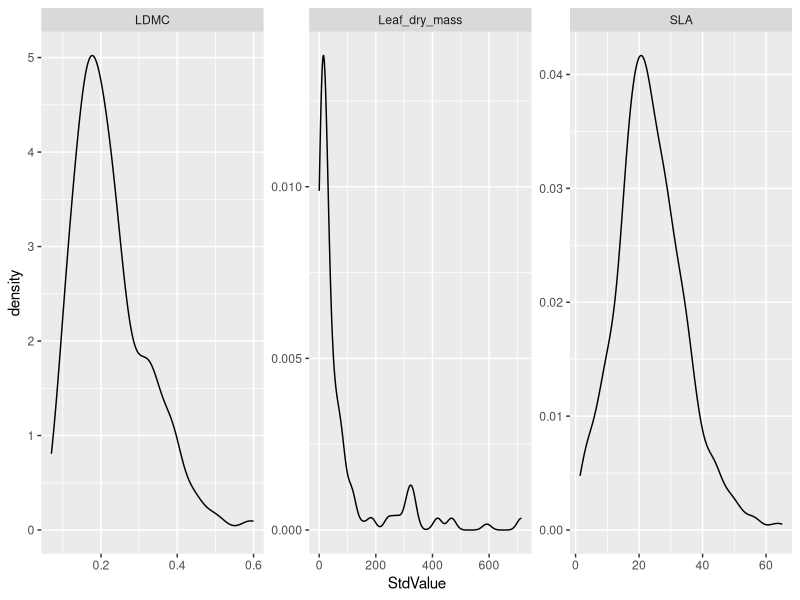
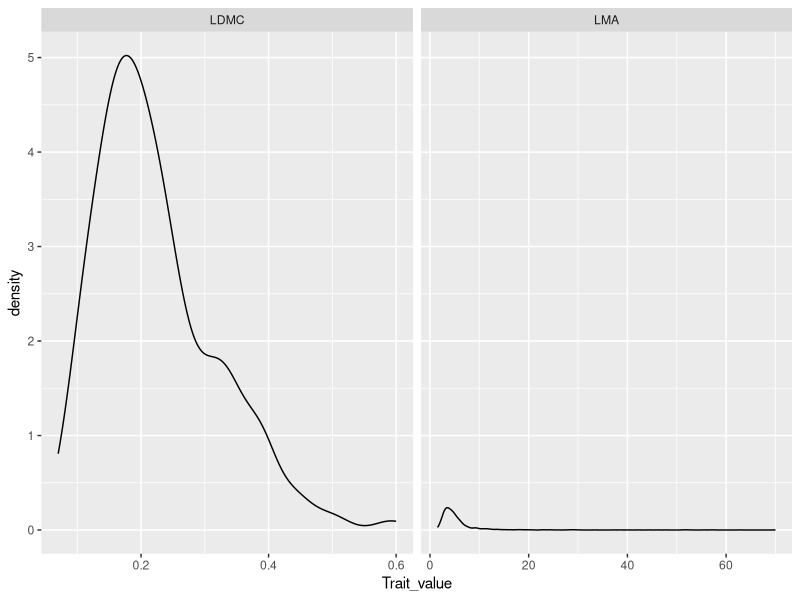
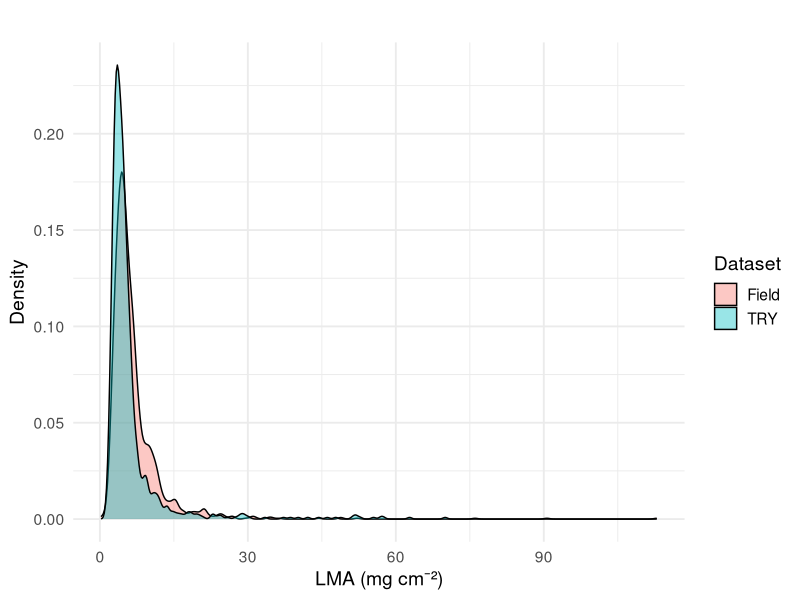
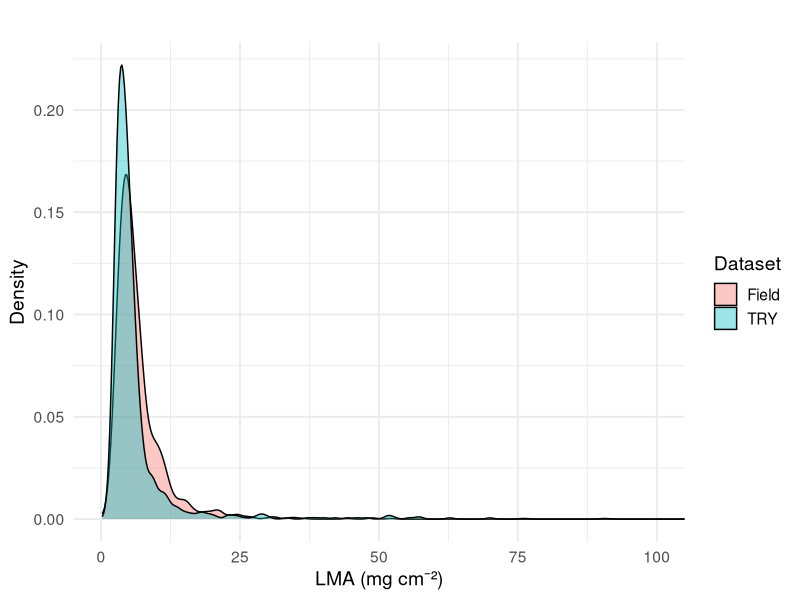
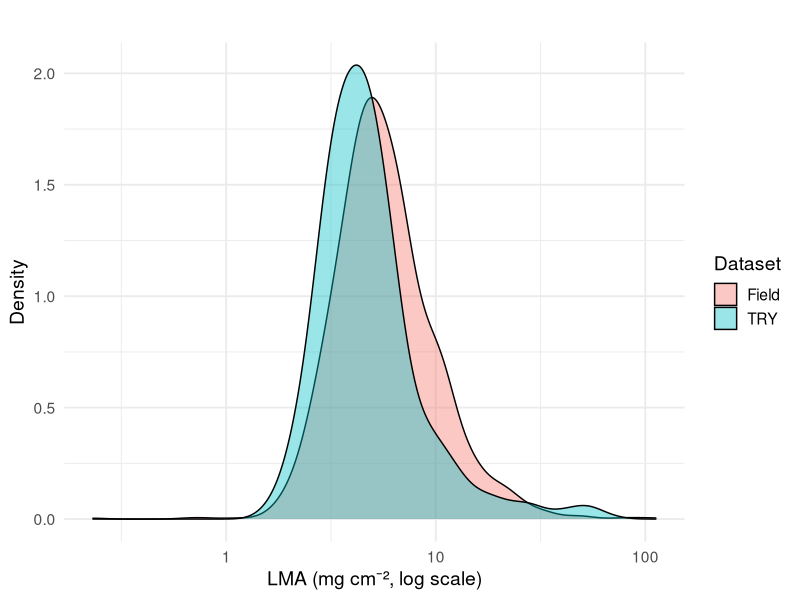
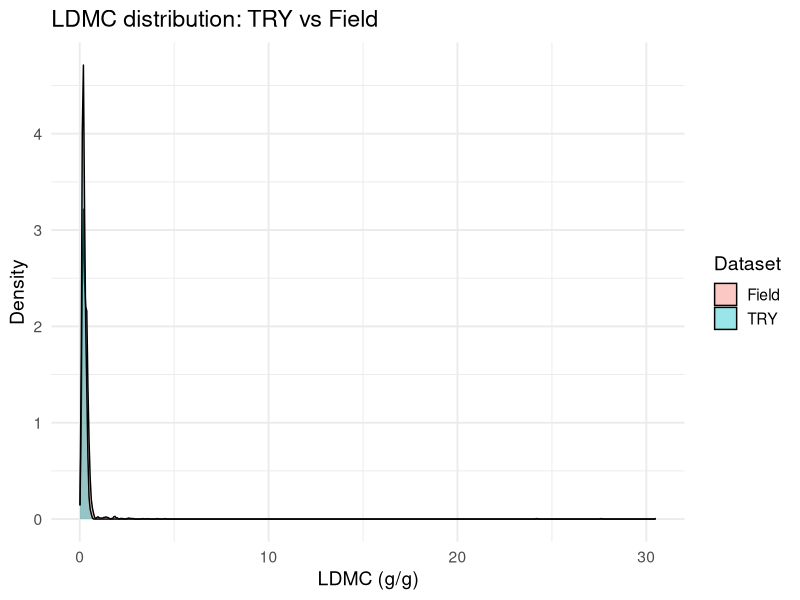
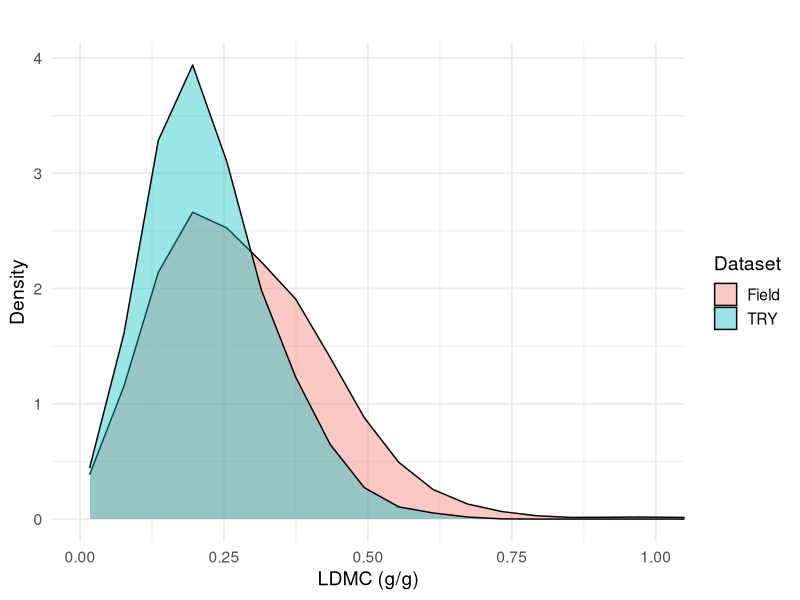
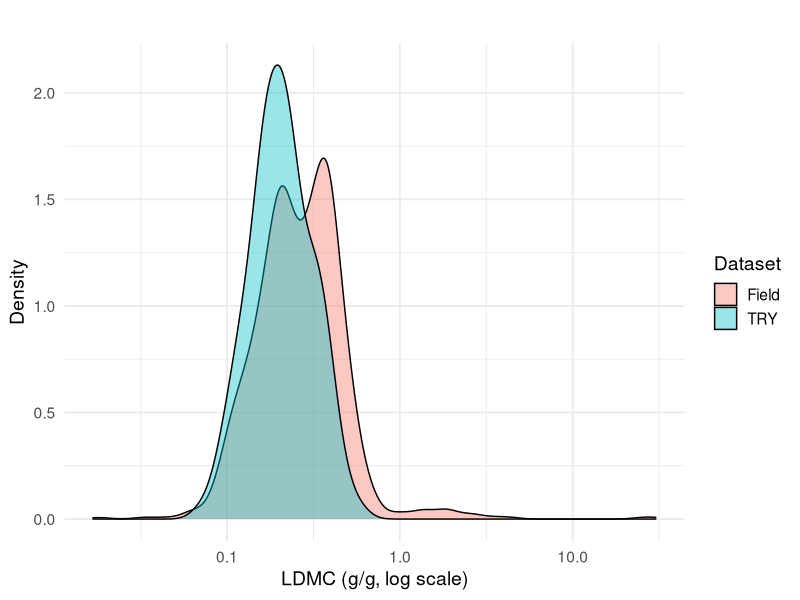

Recreate these plots in R, in order.
# R Thornley
# 16/09/2025
# Look at the distribution of data points from TRY and our data for the key dry leaf traits
rm(list=ls())

library(tidyverse) 

################################################################################
# LOAD THE FIELD DATA
################################################################################

field <- read_csv("results/Field_dry_trait_data_with_flags.csv")

################################################################################
# LOAD TRY DATA AND TIDY 
################################################################################

# load in the TRY trait data
TRY_traits <- read_csv("data/TRY_data/selected_European_data_TRY_our_species.csv")
names(TRY_traits)
# check units
# variable = UnitName
TRY_traits %>% group_by(TraitName) %>% reframe(UnitName) %>% unique()
# LDMC - g/g (in out data we have it as mg/mg but as its a ratio it doens't actually matter)

# make data frame smaller
TRY_traits <- TRY_traits %>% select(AccSpeciesName, New_trait_name, StdValue, UnitName)
# count the number of entries per trait
TRY_traits %>% group_by(New_trait_name) %>% tally()
ggplot(TRY_traits, aes(StdValue)) + geom_density() + facet_wrap(~ New_trait_name, scales = "free")

# filter out for SLA and LDMC
TRY_traits <- TRY_traits %>% filter(New_trait_name %in% c("LDMC", "SLA")) %>% 
  rename(Trait_name = New_trait_name, Trait_value = StdValue)

# Create LMA from SLA: LMA = 1/SLA
TRY_traits
TRY_traits <-
  TRY_traits %>% 
  mutate(Trait_value = if_else(Trait_name == "SLA", 100/Trait_value, Trait_value)) %>%
  mutate(Trait_name = if_else(Trait_name == "SLA", "LMA", Trait_name)) %>%
  mutate(UnitName = if_else(UnitName == "mm2 mg-1", "mg cm-2", UnitName))

TRY_traits <- 
  TRY_traits %>% mutate(Species = case_when(AccSpeciesName == "Agrimonia eupatoria" ~ "AE",
                                            AccSpeciesName == "Anthoxanthum odoratum" ~ "AO",
                                            AccSpeciesName == "Brachypodium pinnatum" ~ "BP",
                                            AccSpeciesName == "Brachypodium sylvaticum" ~ "BS",
                                            AccSpeciesName == "Cirsium arvense" ~ "CA",
                                            AccSpeciesName == "Clinopodium vulgare" ~ "CV",
                                            AccSpeciesName == "Equisetum palustre" ~ "EP",
                                            AccSpeciesName == "Hydrocotyle vulgaris" ~ "HV",
                                            AccSpeciesName == "Lotus corniculatus" ~ "LC",
                                            AccSpeciesName == "Mentha aquatica" ~ "MA",
                                            AccSpeciesName == "Primula veris" ~ "PV",
                                            AccSpeciesName == "Pulicaria dysenterica"  ~ "PD",
                                            AccSpeciesName == "Ranunculus repens" ~ "RR",
                                            AccSpeciesName == "Rumex acetosa"  ~ "RA",
                                            AccSpeciesName == "Salix repens"  ~ "SR",
                                            AccSpeciesName == "Taraxacum campylodes" ~ "TA",
                                            AccSpeciesName == "HYACINTHOIDES NON-SCRIPTA" ~ "HN"))
names(TRY_traits)
TRY_traits$data_set <- "TRY"
TRY_traits <- TRY_traits %>% dplyr::select(Trait_name, Trait_value, Species, data_set)

# visualise the data
TRY_traits %>% 
  ggplot(aes(Trait_value)) + geom_density() + 
  facet_wrap(~ Trait_name, scale = "free_x")

################################################################################
# JOIN THE DATA - COMPARE SPECIES DISTRIBUTIONS
################################################################################

unique(field$is_outlier)
TRY_traits$is_outlier <- FALSE

names(TRY_traits)
names(field)
common_cols <- intersect(names(TRY_traits), names(field))

TRY_traits <- TRY_traits[, common_cols]
field <- field[, common_cols]


both <- rbind(TRY_traits, field)

TRY_traits %>% group_by(Species) %>% tally()

# Define a color palette
my_colors <- c("TRY" = "#00BFC4", "field" = "#F8766D")

#################################################################################################
# L GOWLING
# 02/11/2025
#PLOTTING LMA
###################################################################################################

# LMA
plot_LMA <- both %>%
  filter(Trait_name == "LMA") %>%
  ggplot(aes(x = Trait_value, fill = data_set)) +
  geom_density(alpha = 0.4) +
  scale_fill_manual(name = "Dataset",                  
                    values = c("TRY" = "#00BFC4", "field" = "#F8766D"),  
                    labels = c("TRY" = "TRY", "field" = "Field")) +
  labs(
    title = "",
    x = "LMA (mg cm⁻²)",
    y = "Density",
    fill = "Dataset"
  ) +
  theme_minimal(base_size = 14)

plot_LMA

########################################################################################
#ORIGINAL LMA PLOT SKEWED LEFT SO TRYING TWO DIFFERENT APPROACHES
#1. Using coord_cartesin 
#2. log transforming the plot 
###########################################################################################

#1. 
plot_LMA1 <- both %>%
  filter(Trait_name == "LMA") %>%
  ggplot(aes(x = Trait_value, fill = data_set)) +
  geom_density(alpha = 0.4, adjust = 1.5) +
  scale_fill_manual(
    name = "Dataset",
    values = c("TRY" = "#00BFC4", "field" = "#F8766D"),
    labels = c("TRY" = "TRY", "field" = "Field")
  ) +
  coord_cartesian(xlim = c(0, 100)) +  # adjust to the main LMA range
  labs(
    title = "",
    x = "LMA (mg cm⁻²)",
    y = "Density"
  ) +
  theme_minimal(base_size = 14)

plot_LMA1

#2. 
plot_LMA2 <- both %>%
  filter(Trait_name == "LMA") %>%
  ggplot(aes(x = Trait_value, fill = data_set)) +
  geom_density(alpha = 0.4, adjust = 1.5) +   # smooth the curve
  scale_fill_manual(
    name = "Dataset",
    values = c("TRY" = "#00BFC4", "field" = "#F8766D"),
    labels = c("TRY" = "TRY", "field" = "Field")
  ) +
  scale_x_log10() +  # log-transform x-axis
  labs(
    title = "",
    x = "LMA (mg cm⁻², log scale)",
    y = "Density"
  ) +
  theme_minimal(base_size = 14)

plot_LMA2

##########################################################################################################
#1.PLOTTING LDMC 
#2. THEN USING COOR_CARTESIAN 
#3.THEN LOG TRANSFORMING
#################################################################################################
#1.
plot_LDMC <- both %>%
  filter(Trait_name == "LDMC") %>%
  ggplot(aes(x = Trait_value, fill = data_set)) +
  geom_density(alpha = 0.4) +
  scale_fill_manual(name = "Dataset",
                    values = c("TRY" = "#00BFC4", "field" = "#F8766D"),
                    labels = c("TRY" = "TRY", "field" = "Field")) +
  labs(
    title = "LDMC distribution: TRY vs Field",
    x = "LDMC (g/g)",
    y = "Density",
    fill = "Dataset"
  ) +
  theme_minimal(base_size = 14)

plot_LDMC

#2.
plot_LDMC1 <- both %>%
  filter(Trait_name == "LDMC") %>%
  ggplot(aes(x = Trait_value, fill = data_set)) +
  geom_density(alpha = 0.4, adjust = 2) +
  scale_fill_manual(name = "Dataset",                  
                    values = c("TRY" = "#00BFC4", "field" = "#F8766D"),  
                    labels = c("TRY" = "TRY", "field" = "Field")) +
  coord_cartesian(xlim = c(0, 1)) +  
  labs(
    title = "",
    x = "LDMC (g/g)",
    y = "Density",
    fill = "Dataset"
  ) +
  theme_minimal(base_size = 14)

plot_LDMC1

#3.
plot_LDMC2 <- both %>%
  filter(Trait_name == "LDMC") %>%
  ggplot(aes(x = Trait_value, fill = data_set)) +
  geom_density(alpha = 0.4, adjust = 1.2) +      
  scale_fill_manual(name = "Dataset",
                    values = c("TRY" = "#00BFC4", "field" = "#F8766D"),
                    labels = c("TRY" = "TRY", "field" = "Field")) +
  scale_x_log10() +                             
  labs(
    title = "",
    x = "LDMC (g/g, log scale)",
    y = "Density",
    fill = "Dataset"
  ) +
  theme_minimal(base_size = 14)

plot_LDMC2

###################################################################################################